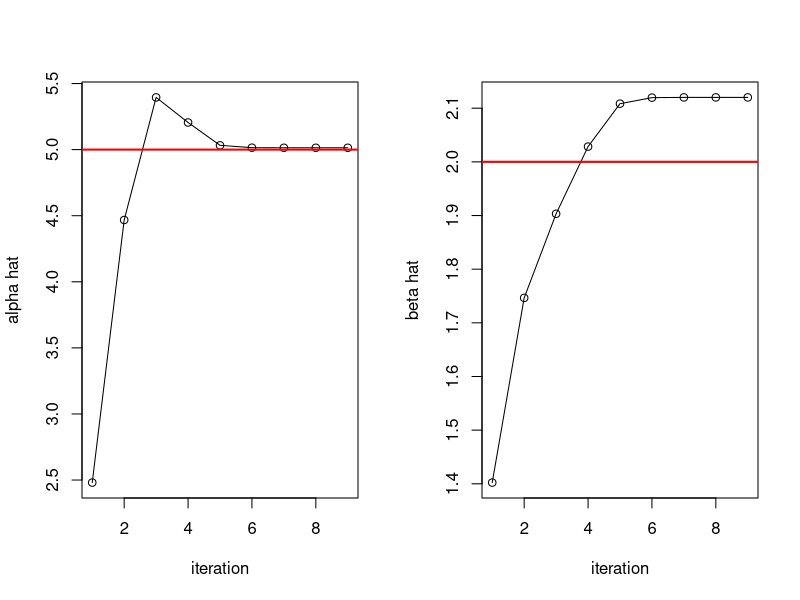
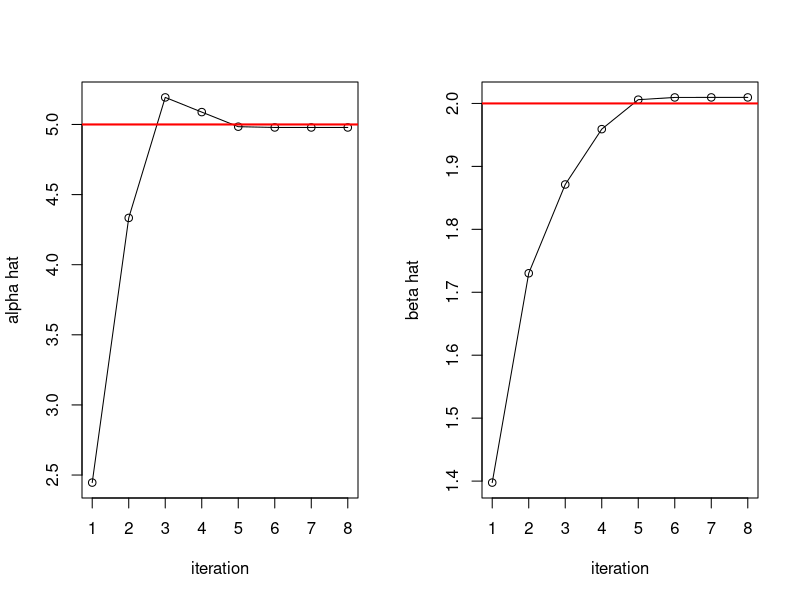

R code for these plots, in order:
## ---- chunk 1
knitr::opts_chunk$set(echo=T, fig.align = "center", message=F, warning=F, fig.height = 5, cache=T, dpi = 300, dev = "png")
## ---- chunk 2
library(MASS)
## ---- chunk 3
newton <- function(f, df, x0, tol=1e-07, N=300, ...) {
  x <- x0
  t <- 0
  p<-rep(0,N); q<-rep(0,N); i<-rep(0,N)
  while(t<N) {
    t <- t + 1
    x1 <- x - as.numeric(ginv(df(x, ...)) %*% f(x, ...))
    p[t]<-x1[1]; q[t]<-x1[2]; i[t]<-t
    if(mean(abs(x1 - x)) < tol) break
    x <- x1
  }
  p<-p[p!=0]; q<-q[q!=0]; i<-i[i!=0]
  return(data.frame(p,q,i))
}
## ---- chunk 4
deriv_loglike <- function(theta, X, n) {
  alpha <- theta[1]
  beta <- theta[2]
  o1 <- sum(log(X)) - n * (digamma(alpha) + log(beta))
  o2 <- (sum(X)/beta - alpha * n)/beta
  return(c(o1, o2))
}


double_dl <- function(theta, X, n) {
  alpha <- theta[1]
  beta <- theta[2]
  o11 <- -(n * trigamma(alpha))
  o12 <- -(n/beta)
  o22 <- -((2 * (sum(X)/beta) - alpha * n)/beta^2)
  return(matrix(c(o11, o12, o12, o22), 2, 2, byrow=TRUE))
}
## ---- chunk 5
library("Deriv")
Deriv("-n *log(gamma(a))- n*a*log(b) + (a-1)*sum(log(xdata)) - sum(xdata)/b","a")
Deriv("-n *log(gamma(a))- n*a*log(b) + (a-1)*sum(log(xdata)) - sum(xdata)/b","b")


Deriv("sum(log(xdata)) - n * (digamma(a) + log(b))","a")
Deriv("sum(log(xdata)) - n * (digamma(a) + log(b))","b")
Deriv("(sum(xdata)/b - a * n)/b","b")
## ---- chunk 6
set.seed(20191010)

X <- rgamma(n=100, shape=5, scale=2)
n <- length(X)        

mle<-newton(deriv_loglike, double_dl, c(1,1), X=X, n=n)
mle
## ---- chunk 7
par(mfrow=c(1,2))
plot(mle$p~mle$i,xlab='iteration',ylab='alpha hat',type="o"); abline(h=5,col='red',lwd=2)
plot(mle$q~mle$i,xlab='iteration',ylab='beta hat',type="o"); abline(h=2,col='red',lwd=2)
## ---- chunk 8
set.seed(20191010)

X <- rgamma(n=100000, shape=5, scale=2)
n <- length(X)        

mle2<-newton(deriv_loglike, double_dl, c(1,1), X=X, n=n)
mle2
## ---- chunk 9
par(mfrow=c(1,2))
plot(mle2$p~mle2$i,xlab='iteration',ylab='alpha hat',type="o"); abline(h=5,col='red',lwd=2)
plot(mle2$q~mle2$i,xlab='iteration',ylab='beta hat',type="o"); abline(h=2,col='red',lwd=2)
